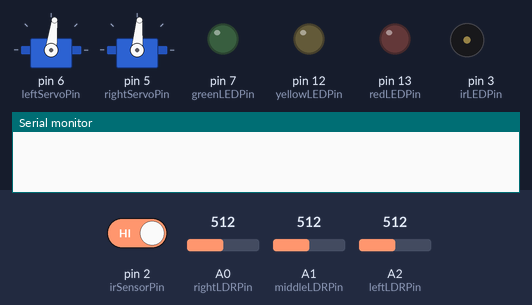
This sketch was run on a simulated Arduino Uno, built with avr-gcc and run on an emulated ATmega328P. On the bench: 2 × servo, output pins drawn as LEDs (lit = HIGH), buzzer (waves = sounding), the last lines printed to the serial monitor. The inputs (shaded band) are chosen by the test bench; at power-on: pin 2 (irSensorPin) HIGH, A0 (rightLDRPin) = 512, A1 (middleLDRPin) = 512, A2 (leftLDRPin) = 512.

Above: at 0.8 s.
0.9 s: pin 2 (irSensorPin) driven LOW
2.4 s: A0 (rightLDRPin) set to 539
At 5.3 s:
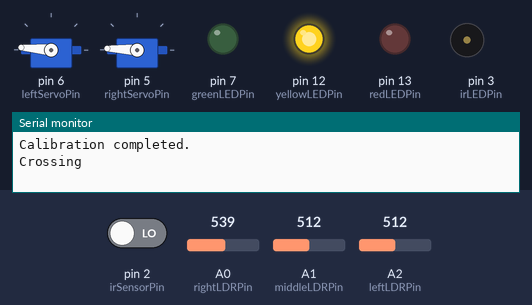
5.4 s: A0 (rightLDRPin) set to 563
At 6.0 s:
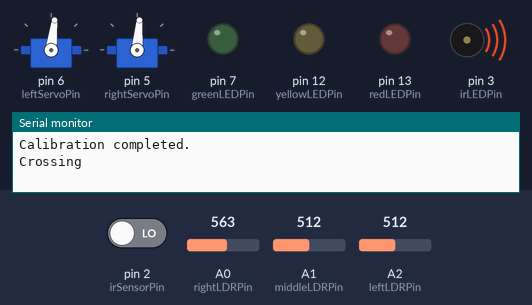
8.4 s: A0 (rightLDRPin) set to 511
At 12.2 s:
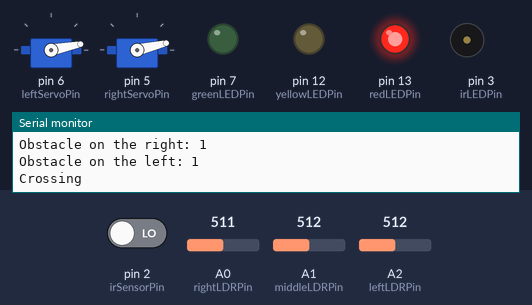
Timing chart, 0 to 12.4 s (numbered marks = the images above; inputs shaded):
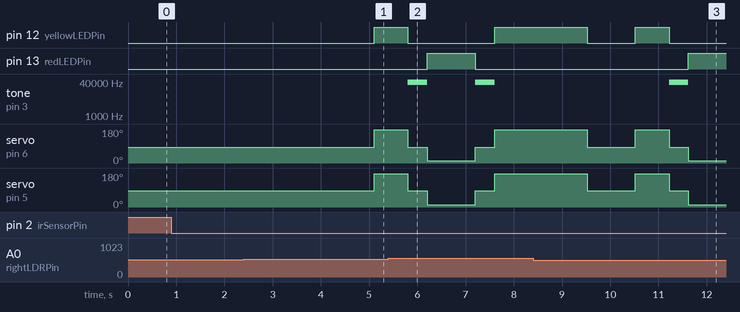

Measured:
- the behaviour switches between 551 and 552 on A0 (rightLDRPin) (found by bisection; images 1 and 2)
- after the input at 8.4 s, pin 12 (yellowLEDPin): HIGH → LOW after 1.1 s, → HIGH 1.0 s later, → LOW 0.70 s later; pin 13 (redLEDPin): LOW → HIGH after 3.2 s
- by itself, tone on pin 3 (irLEDPin): alternates 38000 Hz for 0.40 s and silent for 1.0 s

The sketch:

AssignmentIRLEDReadings.ino
```cpp
/*
*
*  Assignment:
*  IR Readings
*
*  Author:
*  Jakub Janas
*
*  Date:
*  03/12/2015
*
*/

#define DEBUG

#include <Servo.h> // Just a library and the working names for different pins
#define rightLDRPin A0
#define middleLDRPin A1
#define leftLDRPin A2
#define irSensorPin 2
#define irLEDPin 3
#define rightButtonPin 2
#define rightServoPin 5
#define leftServoPin 6
#define redLEDPin 13
#define yellowLEDPin 12
#define greenLEDPin 7

int rightLDRValue; // Variables to hold LDR values
int middleLDRValue;
int leftLDRValue;
int black[3]; // Right, Middle and Left LDRs top black values
int xcur=0, ycur=0; // Robot's current coordinates
int xdest, ydest; // Coordinates of robot's destination
struct GridJunctions // A structure for the junctions in the grid
{
  int xpos; // Position of the junction
  int ypos;
  boolean occupiedLeft; // An obstacle on the left
  boolean occupiedRight; // An obstacle on the right
};
GridJunctions grid[10]; // An array for mapping the junctions
int junction = 0; // A variable that counts the junctions
Servo leftServo;
Servo rightServo;

int input () // A function to take integer input
{
  while (!Serial.available())
  {

    // wait for the user to enter a value
    ;

  }
  return Serial.parseInt();
}

void calibration () // Calibrating function
{
  while (digitalRead (rightButtonPin)) // Calibrating on the button press
  {

    // wait for the user to press the button
    ;

  }

  int x = analogRead (rightLDRPin);
  black[0] = x + 40; // Calculating the top value for black

  x = analogRead (middleLDRPin);
  black[1] = x + 40;

  x = analogRead (leftLDRPin);
  black[2] = x + 40;

  Serial.println("Calibration completed.");
}

void mappingTheGrid () // The function that maps the current junction
{
  grid[junction].xpos = xcur; // Setting the position of the junction
  grid[junction].ypos = ycur;

  turnRight(); // Checking if the obstacle is on the right side
  delay(700);
  fullStop();
  tone (irLEDPin, 38000);
  int curTime = millis(); // Helper variable for measuring time
  while (millis() - curTime <= 300)
  {
    if (digitalRead (irSensorPin) == LOW)
    {
      grid[junction].occupiedRight = true;
    }
    else
    {
      grid[junction].occupiedRight = false;
    }
  }
  delay(100);
  noTone (irLEDPin);
  turnLeft(); // aligning to previous position
  delay(500);

  turnLeft(); // Checking if the obstacle is on the right side
  delay(500);
  fullStop();
  tone (irLEDPin, 38000);
  curTime = millis();
  while (millis() - curTime <= 300)
  {
    if (digitalRead (irSensorPin) == LOW)
    {
      grid[junction].occupiedLeft = true;
    }
    else
    {
      grid[junction].occupiedLeft = false;
    }
  }
  delay(100);
  noTone (irLEDPin);
  turnRight(); // aligning to previous position
  delay(700);

  Serial.print("Junction ");
  Serial.println(junction);
  Serial.print("xpos: ");
  Serial.print(grid[junction].xpos);
  Serial.print("  ypos: ");
  Serial.println(grid[junction].ypos);
  Serial.print("Obstacle on the right: ");
  Serial.println(grid[junction].occupiedRight);
  Serial.print("Obstacle on the left: ");
  Serial.println(grid[junction].occupiedLeft);

  junction++;
}

void turnRight ()
{
  digitalWrite(redLEDPin, LOW);
  digitalWrite(yellowLEDPin, HIGH);
  digitalWrite(greenLEDPin, LOW);

  leftServo.write(175);
  rightServo.write(177);
}

void turnLeft ()
{
  digitalWrite(redLEDPin, HIGH);
  digitalWrite(yellowLEDPin, LOW);
  digitalWrite(greenLEDPin, LOW);

  leftServo.write(11);
  rightServo.write(13);
}

void fullStop ()
{
  digitalWrite(redLEDPin, LOW);
  digitalWrite(yellowLEDPin, LOW);
  digitalWrite(greenLEDPin, LOW);

  leftServo.write(83);
  rightServo.write(85);
}

void setup()
{
  Serial.begin(9600); // Setting up a serial port

  leftServo.attach (leftServoPin); // Setting up Servos
  rightServo.attach (rightServoPin);
  fullStop();

  pinMode (rightLDRPin, INPUT); // Setting up LDRs,
  pinMode (middleLDRPin, INPUT);
  pinMode (leftLDRPin, INPUT);
  pinMode (rightButtonPin, INPUT); // Button,
  pinMode (redLEDPin, OUTPUT); // LEDs,
  pinMode (yellowLEDPin, OUTPUT);
  pinMode (greenLEDPin, OUTPUT);
  pinMode (irLEDPin, OUTPUT); // infrared LED
  pinMode (irSensorPin, INPUT); // and infrared sensor

  #ifdef DEBUG
    xdest = 2; // Working destination x value
  #else
  Serial.println("Enter x destination:"); // Setting up destination point
  xdest = input(); // Get x value
  #endif
  #ifdef DEBUG
    ydest = 2; // Working destination y value
  #else
  Serial.println("Enter y destination:");
  ydest = input(); // Get y value
  #endif

  calibration(); // Calibration call
  delay (3000);
}

void loop()
{
  rightLDRValue = analogRead(rightLDRPin);  // Setting up the LDRs values
  middleLDRValue = analogRead(middleLDRPin);
  leftLDRValue = analogRead(leftLDRPin);

  if (middleLDRValue < black[1]
      && rightLDRValue < black[0]
      && leftLDRValue < black[2])  // Detects if on crossing
  {
    Serial.println("Crossing");
    delay(200);
    fullStop();
    delay(1000);

    if (xcur != xdest || ycur != ydest) // Checks if it's still away from
    {                                   // the destination
      mappingTheGrid(); // Mapping the current junction
      delay(1000);

      if (ycur < ydest)
      {
        ycur++;
      }
      else if (xcur < xdest) // Else
      {
        xcur++;
      }
    }
    else
    {
      mappingTheGrid(); // Mapping the last junction
      delay(5000);
    }
  }
}
```
